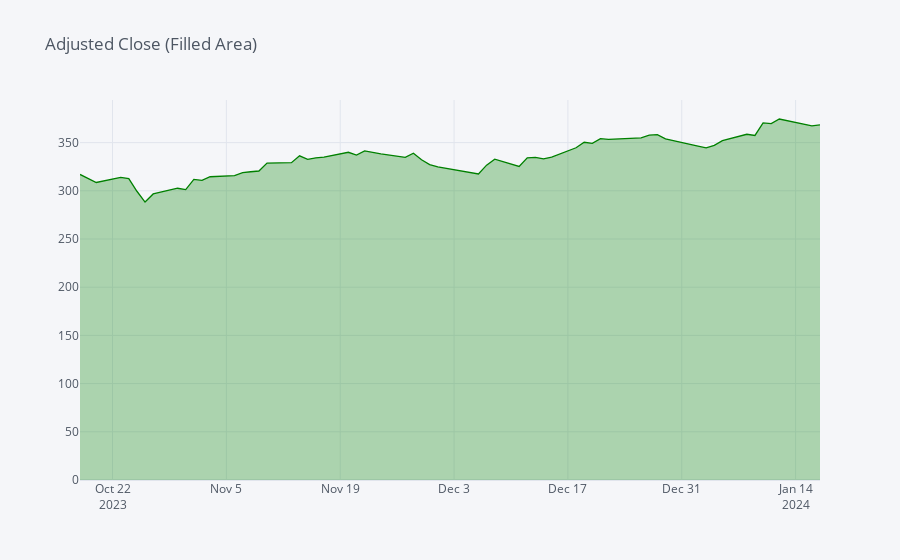

The notebook cell this image was saved under:
### Code cell
# Create and display an interactive filled area plot of META's Adjusted Close Prices
stock_data['Adj Close'].iplot(title='Adjusted Close (Filled Area)', fill=True, colors=['green'])

### Figure 1 — Plotly figure (JSON) as saved in the notebook; plotly's stock layout.template omitted (floating-point values rounded to 4 significant figures)
{"data": [{"fill": "tozeroy", "fillcolor": "rgba(0, 128, 0, 0.3)", "line": {"color": "rgba(0, 128, 0, 1.0)", "dash": "solid", "shape": "linear", "width": 1.3}, "mode": "lines", "name": "Adj Close", "text": "", "type": "scatter", "x": ["2023-10-18", "2023-10-19", "2023-10-20", "2023-10-23", "2023-10-24", "2023-10-25", "2023-10-26", "2023-10-27", "2023-10-30", "2023-10-31", "2023-11-01", "2023-11-02", "2023-11-03", "2023-11-06", "2023-11-07", "2023-11-08", "2023-11-09", "2023-11-10", "2023-11-13", "2023-11-14", "2023-11-15", "2023-11-16", "2023-11-17", "2023-11-20", "2023-11-21", "2023-11-22", "2023-11-24", "2023-11-27", "2023-11-28", "2023-11-29", "2023-11-30", "2023-12-01", "2023-12-04", "2023-12-05", "2023-12-06", "2023-12-07", "2023-12-08", "2023-12-11", "2023-12-12", "2023-12-13", "2023-12-14", "2023-12-15", "2023-12-18", "2023-12-19", "2023-12-20", "2023-12-21", "2023-12-22", "2023-12-26", "2023-12-27", "2023-12-28", "2023-12-29", "2024-01-02", "2024-01-03", "2024-01-04", "2024-01-05", "2024-01-08", "2024-01-09", "2024-01-10", "2024-01-11", "2024-01-12", "2024-01-16", "2024-01-17"], "y": [317.0, 312.8, 308.6, 314.0, 312.5, 299.5, 288.4, 296.7, 302.7, 301.3, 311.9, 310.9, 314.6, 315.8, 318.8, 319.8, 320.5, 328.8, 329.2, 336.3, 332.7, 334.2, 335.0, 340.0, 337.0, 341.5, 338.2, 334.7, 339.0, 332.2, 327.1, 324.8, 320.0, 318.3, 317.5, 326.6, 332.8, 325.3, 334.2, 334.7, 333.2, 334.9, 344.6, 350.4, 349.3, 354.1, 353.4, 354.8, 357.8, 358.3, 354.0, 346.3, 344.5, 347.1, 352.0, 358.7, 357.4, 370.5, 369.7, 374.5, 367.5, 368.4]}], "layout": {"legend": {"bgcolor": "#F5F6F9", "font": {"color": "#4D5663"}}, "paper_bgcolor": "#F5F6F9", "plot_bgcolor": "#F5F6F9", "title": {"font": {"color": "#4D5663"}, "text": "Adjusted Close (Filled Area)"}, "xaxis": {"gridcolor": "#E1E5ED", "showgrid": true, "tickfont": {"color": "#4D5663"}, "title": {"font": {"color": "#4D5663"}, "text": ""}, "zerolinecolor": "#E1E5ED"}, "yaxis": {"gridcolor": "#E1E5ED", "showgrid": true, "tickfont": {"color": "#4D5663"}, "title": {"font": {"color": "#4D5663"}, "text": ""}, "zerolinecolor": "#E1E5ED"}}}
